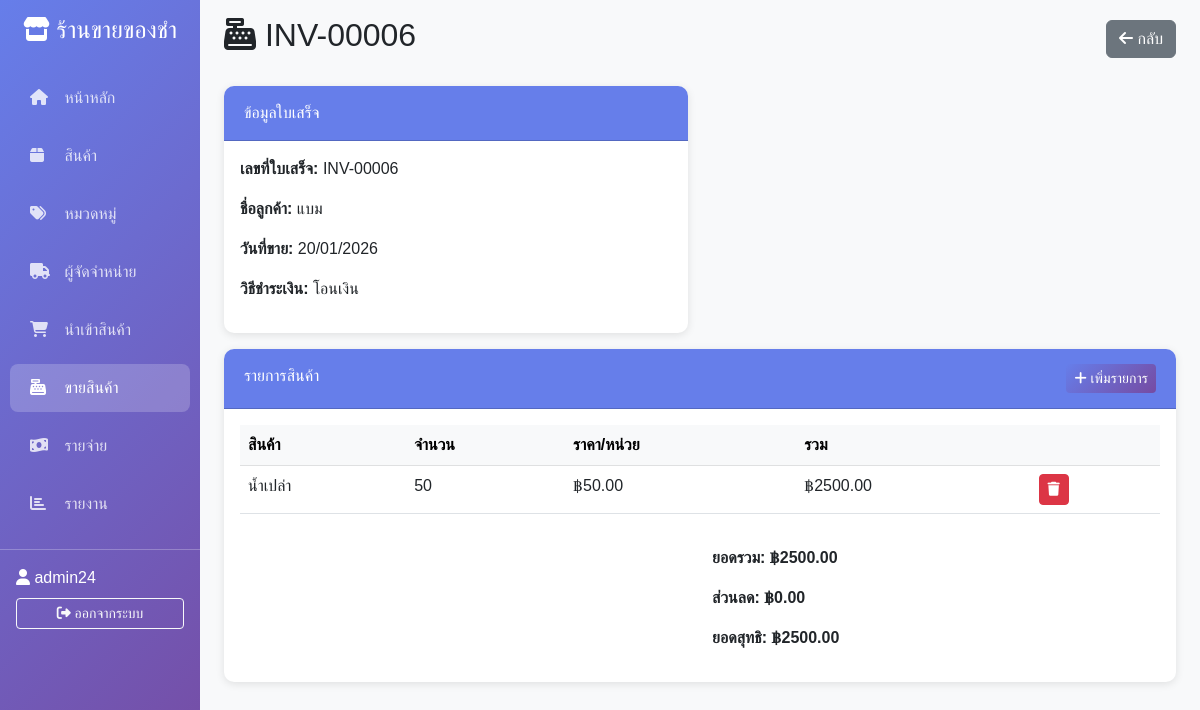
/sales/6/ (signed in), run on the app's committed database.
### inventory/models.py (models this page shows, shortened)
class Sale(models.Model):
    sale_number = models.CharField(max_length=50, unique=True, verbose_name="เลขที่ใบเสร็จ")
    sale_date = models.DateTimeField(default=timezone.now, verbose_name="วันที่ขาย")
    customer_name = models.CharField(max_length=200, blank=True, verbose_name="ชื่อลูกค้า")
    total_amount = models.DecimalField(max_digits=12, decimal_places=2, default=0, verbose_name="ยอดรวม")
    discount = models.DecimalField(max_digits=10, decimal_places=2, default=0, verbose_name="ส่วนลด")
    net_amount = models.DecimalField(max_digits=12, decimal_places=2, default=0, verbose_name="ยอดสุทธิ")
    payment_method = models.CharField(max_length=20, choices=[
        ('cash', 'เงินสด'),
        ('transfer', 'โอนเงิน'),
        ('card', 'บัตรเครดิต')
    ], default='cash', verbose_name="วิธีชำระเงิน")
    note = models.TextField(blank=True, verbose_name="หมายเหตุ")
    created_by = models.ForeignKey(User, on_delete=models.SET_NULL, null=True, verbose_name="ผู้บันทึก")
    created_at = models.DateTimeField(auto_now_add=True)
    class Meta:
        verbose_name = "การขายสินค้า"
        verbose_name_plural = "การขายสินค้า"
        ordering = ['-sale_date']

class SaleItem(models.Model):
    sale = models.ForeignKey(Sale, on_delete=models.CASCADE, related_name='items', verbose_name="ใบเสร็จ")
    product = models.ForeignKey(Product, on_delete=models.CASCADE, verbose_name="สินค้า")
    quantity = models.IntegerField(verbose_name="จำนวน")
    unit_price = models.DecimalField(max_digits=10, decimal_places=2, verbose_name="ราคาต่อหน่วย")
    total_price = models.DecimalField(max_digits=12, decimal_places=2, verbose_name="ราคารวม")
    class Meta:
        verbose_name = "รายการสินค้าขาย"
        verbose_name_plural = "รายการสินค้าขาย"

class Product(models.Model):
    code = models.CharField(max_length=50, unique=True, verbose_name="รหัสสินค้า")
    name = models.CharField(max_length=200, verbose_name="ชื่อสินค้า")
    category = models.ForeignKey(Category, on_delete=models.SET_NULL, null=True, verbose_name="หมวดหมู่")
    description = models.TextField(blank=True, verbose_name="รายละเอียด")
    unit = models.CharField(max_length=50, default="ชิ้น", verbose_name="หน่วย")
    cost_price = models.DecimalField(max_digits=10, decimal_places=2, verbose_name="ราคาทุน")
    selling_price = models.DecimalField(max_digits=10, decimal_places=2, verbose_name="ราคาขาย")
    stock_quantity = models.IntegerField(default=0, verbose_name="จำนวนคงเหลือ")
    min_stock = models.IntegerField(default=10, verbose_name="จำนวนขั้นต่ำ")
    image = models.ImageField(upload_to='products/', blank=True, null=True, verbose_name="รูปภาพ")
    created_at = models.DateTimeField(auto_now_add=True)
    updated_at = models.DateTimeField(auto_now=True)
    class Meta:
        verbose_name = "สินค้า"
        verbose_name_plural = "สินค้า"
        ordering = ['-created_at']
    def __str__(self):
        return f"{self.code} - {self.name}"

### inventory/views.py (the view)
# urls.py: path('sales/<int:pk>/', views.sale_detail, name='sale_detail'),
@login_required
def sale_detail(request, pk):
    sale = get_object_or_404(Sale, pk=pk)
    items = sale.items.all()
    if request.method == 'POST':
        form = SaleItemForm(request.POST)
        if form.is_valid():
            item = form.save(commit=False)
            item.sale = sale
            if item.product.stock_quantity < item.quantity:
                messages.error(request, f'สินค้า {item.product.name} เหลือไม่เพียงพอ (เหลือ {item.product.stock_quantity} {item.product.unit})')
                return redirect('sale_detail', pk=pk)
            item.save()
            total = sale.items.aggregate(total=Sum('total_price'))['total'] or 0
            sale.total_amount = total
            sale.net_amount = total - sale.discount
            sale.save()
            messages.success(request, 'เพิ่มรายการสินค้าเรียบร้อยแล้ว')
            return redirect('sale_detail', pk=pk)
    else:
        form = SaleItemForm()
    context = {
        'sale': sale,
        'items': items,
        'form': form,
    }
    return render(request, 'sale_detail.html', context)

### templates/sale_detail.html (shortened to what this page needs)
{% extends 'base.html' %}
{% block content %}
<div class="d-flex justify-content-between align-items-center mb-4">
    <h2><i class="fas fa-cash-register"></i> {{ sale.sale_number }}</h2>
    <a href="{% url 'sale_list' %}" class="btn btn-secondary">
        <i class="fas fa-arrow-left"></i> กลับ
    </a>
</div>
<div class="row">
    <div class="col-md-6">
        <div class="card mb-3">
            <div class="card-header">ข้อมูลใบเสร็จ</div>
            <div class="card-body">
                <p><strong>เลขที่ใบเสร็จ:</strong> {{ sale.sale_number }}</p>
                <p><strong>ชื่อลูกค้า:</strong> {{ sale.customer_name|default:"ไม่ระบุ" }}</p>
                <p><strong>วันที่ขาย:</strong> {{ sale.sale_date|date:"d/m/Y" }}</p>
                <p><strong>วิธีชำระเงิน:</strong>
                    {% if sale.payment_method == 'cash' %}
                        เงินสด
                    {% elif sale.payment_method == 'transfer' %}
                        โอนเงิน
                    {% else %}
                        บัตรเครดิต
                    {% endif %}
                </p>
            </div>
        </div>
    </div>
</div>
<div class="card">
    <div class="card-header d-flex justify-content-between">
        <span>รายการสินค้า</span>
        <a href="#" class="btn btn-sm btn-primary" data-bs-toggle="modal" data-bs-target="#addItemModal">
            <i class="fas fa-plus"></i> เพิ่มรายการ
        </a>
    </div>
    <div class="card-body">
        <div class="table-responsive">
            <table class="table table-hover">
                <thead class="table-light">
                    <tr>
                        <th>สินค้า</th>
                        <th>จำนวน</th>
                        <th>ราคา/หน่วย</th>
                        <th>รวม</th>
                        <th></th>
                    </tr>
                </thead>
                <tbody>
                    {% for item in items %}
                    <tr>
                        <td>{{ item.product.name }}</td>
                        <td>{{ item.quantity }}</td>
                        <td>฿{{ item.unit_price|floatformat:2 }}</td>
                        <td>฿{{ item.total_price|floatformat:2 }}</td>
                        <td>
                            <a href="{% url 'sale_item_delete' item.pk %}" class="btn btn-sm btn-danger"
                               onclick="return confirm('ยืนยันลบ?')">
                                <i class="fas fa-trash"></i>
                            </a>
                        </td>
                    </tr>
                    {% empty %}
                    <tr>
                        <td colspan="5" class="text-center text-muted">ไม่มีรายการ</td>
                    </tr>
                    {% endfor %}
                </tbody>
            </table>
        </div>
        <div class="row mt-3">
            <div class="col-md-6 ms-auto">
                <p><strong>ยอดรวม: ฿{{ sale.total_amount|floatformat:2 }}</strong></p>
                <p><strong>ส่วนลด: ฿{{ sale.discount|floatformat:2 }}</strong></p>
                <p><strong>ยอดสุทธิ: ฿{{ sale.net_amount|floatformat:2 }}</strong></p>
            </div>
        </div>
    </div>
</div>
{% endblock %}

### templates/base.html (shortened to what this page needs)
<!DOCTYPE html>
<html lang="th">
<head>
    <link href="https://cdnjs.cloudflare.com/ajax/libs/bootstrap/5.3.0/css/bootstrap.min.css" rel="stylesheet">
    <link href="https://cdnjs.cloudflare.com/ajax/libs/font-awesome/6.4.0/css/all.min.css" rel="stylesheet">
</head>
<body>
    {% if user.is_authenticated %}
    <div class="container-fluid">
        <div class="row">
            <nav class="col-md-2 d-md-block sidebar">
                <div class="position-sticky pt-3">
                    <h4 class="text-white text-center mb-4">
                        <i class="fas fa-store"></i> ร้านขายของชำ
                    </h4>
                    <ul class="nav flex-column">
                        <li class="nav-item">
                            <a class="nav-link {% if request.resolver_match.url_name == 'dashboard' %}active{% endif %}" href="{% url 'dashboard' %}">
                                <i class="fas fa-home"></i> หน้าหลัก
                            </a>
                        </li>
                        <li class="nav-item">
                            <a class="nav-link {% if 'product' in request.resolver_match.url_name %}active{% endif %}" href="{% url 'product_list' %}">
                                <i class="fas fa-box"></i> สินค้า
                            </a>
                        </li>
                        <li class="nav-item">
                            <a class="nav-link {% if 'category' in request.resolver_match.url_name %}active{% endif %}" href="{% url 'category_list' %}">
                                <i class="fas fa-tags"></i> หมวดหมู่
                            </a>
                        </li>
                        <li class="nav-item">
                            <a class="nav-link {% if 'supplier' in request.resolver_match.url_name %}active{% endif %}" href="{% url 'supplier_list' %}">
                                <i class="fas fa-truck"></i> ผู้จัดจำหน่าย
                            </a>
                        </li>
                        <li class="nav-item">
                            <a class="nav-link {% if 'purchase' in request.resolver_match.url_name %}active{% endif %}" href="{% url 'purchase_list' %}">
                                <i class="fas fa-shopping-cart"></i> นำเข้าสินค้า
                            </a>
                        </li>
                        <li class="nav-item">
                            <a class="nav-link {% if 'sale' in request.resolver_match.url_name %}active{% endif %}" href="{% url 'sale_list' %}">
                                <i class="fas fa-cash-register"></i> ขายสินค้า
                            </a>
                        </li>
                        <li class="nav-item">
                            <a class="nav-link {% if 'expense' in request.resolver_match.url_name %}active{% endif %}" href="{% url 'expense_list' %}">
                                <i class="fas fa-money-bill-wave"></i> รายจ่าย
                            </a>
                        </li>
                        <li class="nav-item">
                            <a class="nav-link {% if 'report' in request.resolver_match.url_name %}active{% endif %}" href="{% url 'report_monthly' %}">
                                <i class="fas fa-chart-bar"></i> รายงาน
                            </a>
                        </li>
                    </ul>
                    <hr class="text-white">
                    <div class="px-3">
                        <p class="text-white mb-2">
                            <i class="fas fa-user"></i> {{ user.username }}
                        </p>
                        <a href="{% url 'logout' %}" class="btn btn-outline-light btn-sm w-100">
                            <i class="fas fa-sign-out-alt"></i> ออกจากระบบ
                        </a>
                    </div>
                </div>
            </nav>
            <main class="col-md-10 ms-sm-auto px-md-4">
                <div class="pt-3 pb-2 mb-3">
                    {% block content %}{% endblock %}
                </div>
            </main>
        </div>
    </div>
    {% else %}
    {% block auth_content %}{% endblock %}
    {% endif %}
</body>
</html>

### templates/base.html (style rules this page uses)
body { font-family: 'Sarabun', sans-serif; background-color: #f8f9fa; }
.sidebar { min-height: 100vh; background: linear-gradient(135deg, #667eea 0%, #764ba2 100%); padding: 0; }
.sidebar .nav-link { color: rgba(255,255,255,0.8); padding: 12px 20px; margin: 5px 10px; border-radius: 8px; transition: all 0.3s; }
.sidebar .nav-link:hover, .sidebar .nav-link.active { background-color: rgba(255,255,255,0.2); color: white; }
.sidebar .nav-link i { margin-right: 10px; width: 20px; }
.card { border: none; border-radius: 10px; box-shadow: 0 2px 8px rgba(0,0,0,0.1); margin-bottom: 20px; }
.card-header { background-color: #667eea; color: white; border-radius: 10px 10px 0 0 !important; padding: 15px 20px; }
.btn-primary { background: linear-gradient(135deg, #667eea 0%, #764ba2 100%); border: none; }
.table { background-color: white; }

### data on the page
Sale: sale_number "INV-00006", customer_name "แบม", sale_date "20/01/2026", total_amount "2500.00", discount "0.00", net_amount "2500.00"
SaleItem: product.name "น้ำเปล่า", quantity "50", unit_price "50.00", total_price "2500.00"

### other printed values
{{ user.username }} "admin24"
